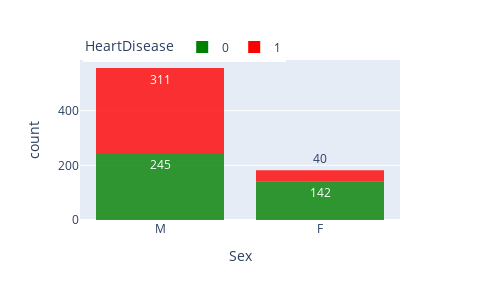
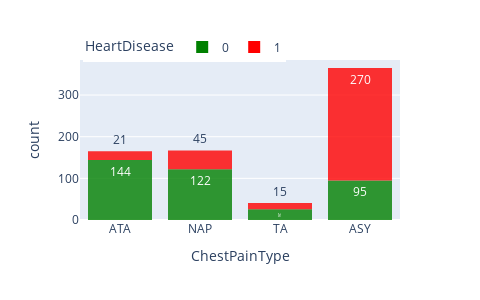
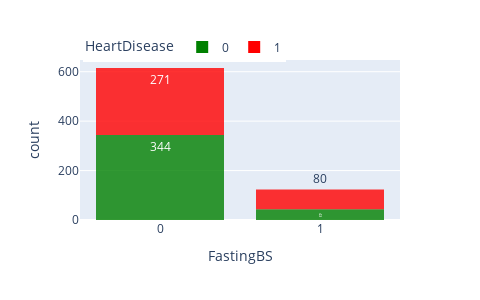
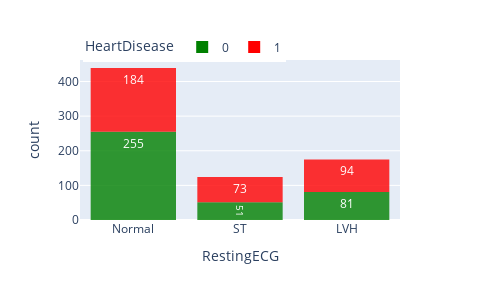

Here is the notebook cell these charts were saved with, in order:
### Code cell
for i in range(len(variables_categoricas)):
    
    plot_2=px.histogram(data_fixed, x=variables_categoricas[i],height=300,width=480,
                  color= "HeartDisease",
                  color_discrete_map={0: "green", 1: "red"},text_auto=True,opacity=0.8)

    plot_2.update_layout(legend=dict(
        orientation="h",
    yanchor="bottom",
    y=0.99,
    xanchor="left",
    x=0.01)) 
    plot_2.show()

### Figure 1 — Plotly figure (JSON) as saved in the notebook; plotly's stock layout.template omitted (floating-point values rounded to 4 significant figures; data arrays with more than 128 entries replaced by an {"elided": "..."} marker saying what was removed)
{"data": [{"alignmentgroup": "True", "bingroup": "x", "hovertemplate": "HeartDisease=0<br>Sex=%{x}<br>count=%{y}<extra></extra>", "legendgroup": "0", "marker": {"color": "green", "opacity": 0.8, "pattern": {"shape": ""}}, "name": "0", "offsetgroup": "0", "orientation": "v", "showlegend": true, "texttemplate": "%{value}", "type": "histogram", "x": {"elided": "387 str values"}, "xaxis": "x", "yaxis": "y"}, {"alignmentgroup": "True", "bingroup": "x", "hovertemplate": "HeartDisease=1<br>Sex=%{x}<br>count=%{y}<extra></extra>", "legendgroup": "1", "marker": {"color": "red", "opacity": 0.8, "pattern": {"shape": ""}}, "name": "1", "offsetgroup": "1", "orientation": "v", "showlegend": true, "texttemplate": "%{value}", "type": "histogram", "x": {"elided": "351 str values"}, "xaxis": "x", "yaxis": "y"}], "layout": {"barmode": "relative", "height": 300, "legend": {"orientation": "h", "title": {"text": "HeartDisease"}, "tracegroupgap": 0, "x": 0.01, "xanchor": "left", "y": 0.99, "yanchor": "bottom"}, "margin": {"t": 60}, "width": 480, "xaxis": {"anchor": "y", "domain": [0, 1], "title": {"text": "Sex"}}, "yaxis": {"anchor": "x", "domain": [0, 1], "title": {"text": "count"}}}}

### Figure 2 — Plotly figure (JSON) as saved in the notebook; plotly's stock layout.template omitted (floating-point values rounded to 4 significant figures; data arrays with more than 128 entries replaced by an {"elided": "..."} marker saying what was removed)
{"data": [{"alignmentgroup": "True", "bingroup": "x", "hovertemplate": "HeartDisease=0<br>ChestPainType=%{x}<br>count=%{y}<extra></extra>", "legendgroup": "0", "marker": {"color": "green", "opacity": 0.8, "pattern": {"shape": ""}}, "name": "0", "offsetgroup": "0", "orientation": "v", "showlegend": true, "texttemplate": "%{value}", "type": "histogram", "x": {"elided": "387 str values"}, "xaxis": "x", "yaxis": "y"}, {"alignmentgroup": "True", "bingroup": "x", "hovertemplate": "HeartDisease=1<br>ChestPainType=%{x}<br>count=%{y}<extra></extra>", "legendgroup": "1", "marker": {"color": "red", "opacity": 0.8, "pattern": {"shape": ""}}, "name": "1", "offsetgroup": "1", "orientation": "v", "showlegend": true, "texttemplate": "%{value}", "type": "histogram", "x": {"elided": "351 str values"}, "xaxis": "x", "yaxis": "y"}], "layout": {"barmode": "relative", "height": 300, "legend": {"orientation": "h", "title": {"text": "HeartDisease"}, "tracegroupgap": 0, "x": 0.01, "xanchor": "left", "y": 0.99, "yanchor": "bottom"}, "margin": {"t": 60}, "width": 480, "xaxis": {"anchor": "y", "domain": [0, 1], "title": {"text": "ChestPainType"}}, "yaxis": {"anchor": "x", "domain": [0, 1], "title": {"text": "count"}}}}

### Figure 3 — Plotly figure (JSON) as saved in the notebook; plotly's stock layout.template omitted (floating-point values rounded to 4 significant figures; data arrays with more than 128 entries replaced by an {"elided": "..."} marker saying what was removed)
{"data": [{"alignmentgroup": "True", "bingroup": "x", "hovertemplate": "HeartDisease=0<br>FastingBS=%{x}<br>count=%{y}<extra></extra>", "legendgroup": "0", "marker": {"color": "green", "opacity": 0.8, "pattern": {"shape": ""}}, "name": "0", "offsetgroup": "0", "orientation": "v", "showlegend": true, "texttemplate": "%{value}", "type": "histogram", "x": {"elided": "387 str values"}, "xaxis": "x", "yaxis": "y"}, {"alignmentgroup": "True", "bingroup": "x", "hovertemplate": "HeartDisease=1<br>FastingBS=%{x}<br>count=%{y}<extra></extra>", "legendgroup": "1", "marker": {"color": "red", "opacity": 0.8, "pattern": {"shape": ""}}, "name": "1", "offsetgroup": "1", "orientation": "v", "showlegend": true, "texttemplate": "%{value}", "type": "histogram", "x": {"elided": "351 str values"}, "xaxis": "x", "yaxis": "y"}], "layout": {"barmode": "relative", "height": 300, "legend": {"orientation": "h", "title": {"text": "HeartDisease"}, "tracegroupgap": 0, "x": 0.01, "xanchor": "left", "y": 0.99, "yanchor": "bottom"}, "margin": {"t": 60}, "width": 480, "xaxis": {"anchor": "y", "domain": [0, 1], "title": {"text": "FastingBS"}}, "yaxis": {"anchor": "x", "domain": [0, 1], "title": {"text": "count"}}}}

### Figure 4 — Plotly figure (JSON) as saved in the notebook; plotly's stock layout.template omitted (floating-point values rounded to 4 significant figures; data arrays with more than 128 entries replaced by an {"elided": "..."} marker saying what was removed)
{"data": [{"alignmentgroup": "True", "bingroup": "x", "hovertemplate": "HeartDisease=0<br>RestingECG=%{x}<br>count=%{y}<extra></extra>", "legendgroup": "0", "marker": {"color": "green", "opacity": 0.8, "pattern": {"shape": ""}}, "name": "0", "offsetgroup": "0", "orientation": "v", "showlegend": true, "texttemplate": "%{value}", "type": "histogram", "x": {"elided": "387 str values"}, "xaxis": "x", "yaxis": "y"}, {"alignmentgroup": "True", "bingroup": "x", "hovertemplate": "HeartDisease=1<br>RestingECG=%{x}<br>count=%{y}<extra></extra>", "legendgroup": "1", "marker": {"color": "red", "opacity": 0.8, "pattern": {"shape": ""}}, "name": "1", "offsetgroup": "1", "orientation": "v", "showlegend": true, "texttemplate": "%{value}", "type": "histogram", "x": {"elided": "351 str values"}, "xaxis": "x", "yaxis": "y"}], "layout": {"barmode": "relative", "height": 300, "legend": {"orientation": "h", "title": {"text": "HeartDisease"}, "tracegroupgap": 0, "x": 0.01, "xanchor": "left", "y": 0.99, "yanchor": "bottom"}, "margin": {"t": 60}, "width": 480, "xaxis": {"anchor": "y", "domain": [0, 1], "title": {"text": "RestingECG"}}, "yaxis": {"anchor": "x", "domain": [0, 1], "title": {"text": "count"}}}}
